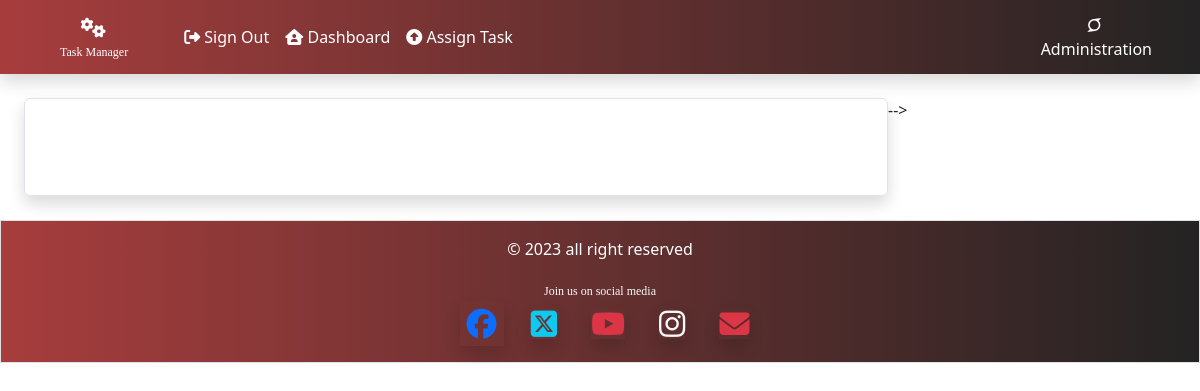
/taskmanager/evaluation/40/CT (signed in), run on an earlier commit of the app's database.
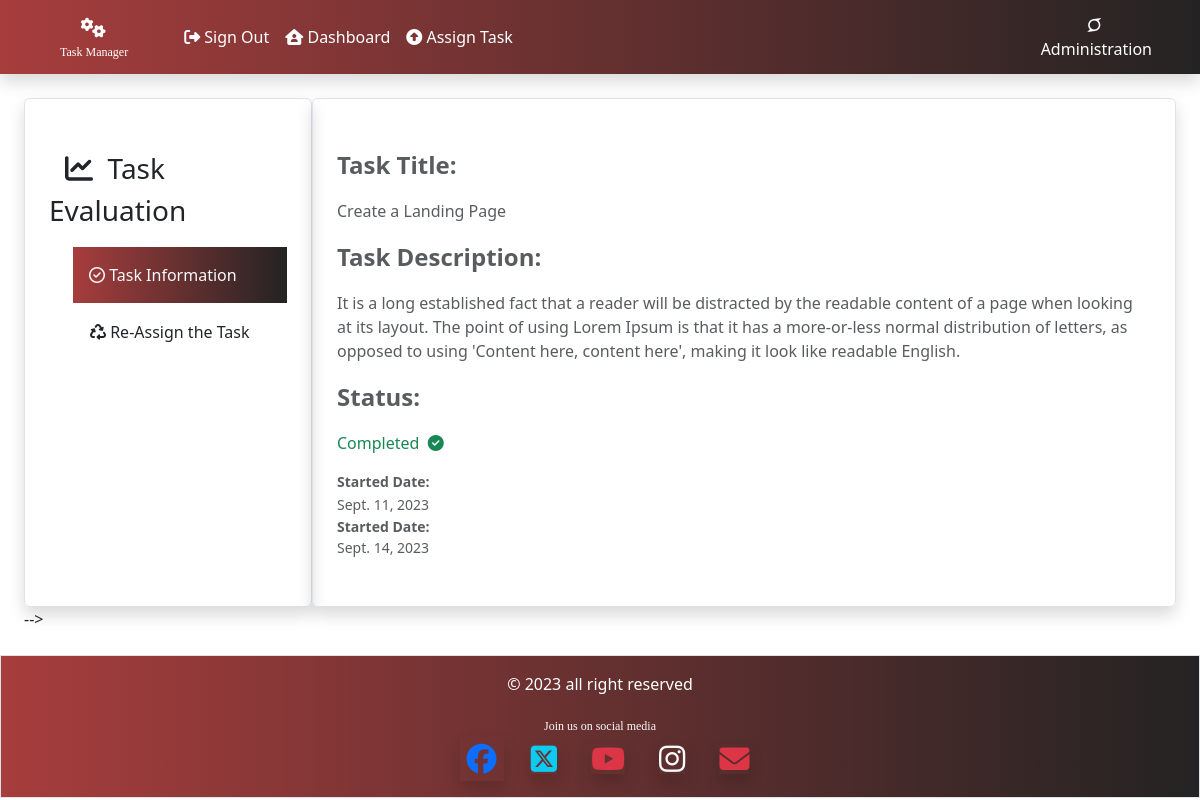
And on a later commit of the database.
### taskmanager/models.py (models this page shows, shortened)
class Task(models.Model):
    assign_by=models.ForeignKey(CustomUser,related_name='assigned_by' ,on_delete=models.CASCADE)
    assign_to=models.ForeignKey(CustomUser,related_name='assigned_to' ,on_delete=models.CASCADE)
    dept = models.ForeignKey(Department, on_delete=models.CASCADE, null=True, blank=True)
    task_name=models.CharField(max_length=100)
    task_desc=models.CharField(max_length=250)
    status=models.IntegerField(default=0)
    start_date=models.DateField(auto_now=True)
    end_date=models.DateField()

### taskmanager/views.py (the view, shortened to what this page needs)
# urls.py: path('evaluation/<tid>/<flag>',views.evaluation, name="evaluation"),
@login_required(login_url='/taskmanager/login')
def evaluation(request, tid, flag):
    if flag == 'RT':
        key = 'RT'
    elif flag == 'CT':
        key = 'CT'
    else:
        key = 'all'
    comp_task=Task.objects.filter(id=tid)
    return render(request, 'taskmanager/task_evaluate.html',{'comp_task':comp_task,'flag':key})

### taskmanager/templates/taskmanager/task_evaluate.html (shortened to what this page needs)
{% extends 'taskmanager/base.html'%}
{% load static %}
{% block content %}
<div class="row m-4">
    {% for  value in comp_task  %}
    <div class="col-md-3 rounded shadow border p-5 px-4">
        <span class="text-center ms-3 fs-3 my-5 "><i class="fa-solid fa-chart-line"></i>&nbsp; Task Evaluation</span>
        <div class="ms-4">
                {% if flag == 'CT' %}
                    <a class="nav-link mt-3" href="{% url 'taskmanager:evaluation' value.id 'CT' %}">
                        <div class="p-3 bg-maroon text-light">
                            <i class="fa-regular fa-circle-check"></i>&nbsp;Task Information</div>
                    </a>
                {% else %}
                    <a class="nav-link mt-3" href="{% url 'taskmanager:evaluation' value.id 'CT' %}">
                        <div class="p-3 cl-effect-1"><i class="fa-regular fa-circle-check"></i>&nbsp;Task Information</div>
                    </a>
                {% endif %}
                {% if flag == 'RT' %}
                    <a class="nav-link" href="{% url 'taskmanager:evaluation' value.id 'RT' %}">
                        <div class="p-3 bg-maroon text-light"><i class="fa-solid fa-recycle"></i>&nbsp;Re-Assign the Task</div>
                    </a>
                {%else%}
                    <a class="nav-link" href="{% url 'taskmanager:evaluation' value.id 'RT' %}">
                        <div class="p-3 cl-effect-1"><i class="fa-solid fa-recycle"></i>&nbsp;Re-Assign the Task</div>
                    </a>
                {% endif %}
        </div>
    </div>
    {% endfor %}
    {% if flag == 'CT' %}
    <div class="col-md-9 col-sm-12 rounded shadow border p-5 px-4" id="Off">
        {% for  key in comp_task  %}
        <p class="text-muted fw-bold fs-4">Task Title: </p>
        <p class="text-muted">{{key.task_name}}</p>
        <p class="text-muted fw-bold fs-4">Task Description: </p>
        <p class="text-muted">{{key.task_desc}}</p>
        <p class="text-muted fw-bold fs-4">Status: </p>
        {% if key.status == 80 %}
        <p class="text-primary"><i class="fa-solid fa-spinner fa-spin-pulse"></i>&nbsp;waiting for confirmation</p>
        {% elif key.status == 100 %}
        <p class="text-success">Completed &nbsp;<i class="fa-solid fa-circle-check"></i></p>
        {% else %}
           <p class="text-warning"><i class="fa-solid fa-triangle-exclamation"></i>
        <span class="text-dark">Expired</span></p>
        {% endif %}
        <small class="text-muted fw-bold d-block">Started Date: </small>
        <small class="text-muted">{{key.start_date}}</small>
        <small class="text-muted fw-bold d-block">Started Date: </small>
        <small class="text-muted d-block">{{key.end_date}}</small>
        {% endfor %}
    </div>
    {% endif %} -->
</div>
{% endblock content %}

What changed in the data, as far as the page shows it:
added Task: task_name "Create a Landing Page", task_desc "It is a long established fact that a reader will be distracted by the readable content of a page when looking at its layout. The point of using Lorem Ipsum is that it has a more-or-less normal distribution of letters, as opposed to using 'Content here, content here', making it look like readable English.", status "Completed", start_date "Sept. 11, 2023", end_date "Sept. 14, 2023"
